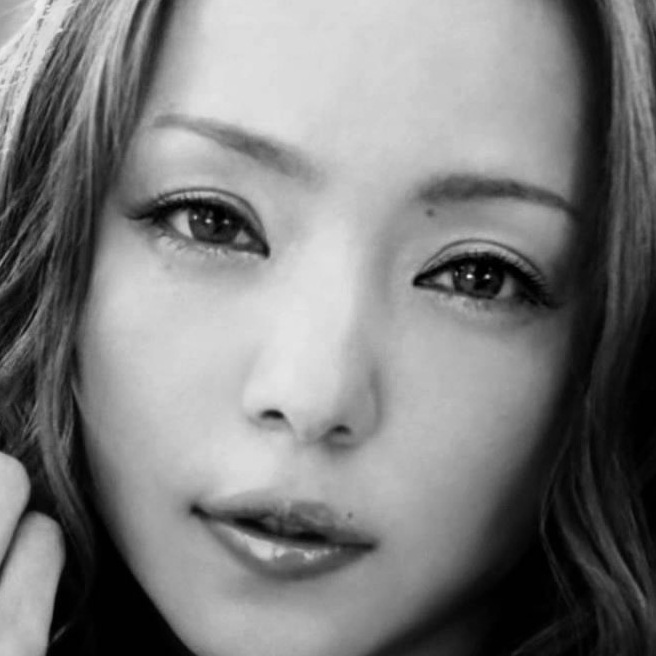
#> input picture images/namie-amuro/face_01.jpg, 656 x 656 px, given in place of 01.jpg, which was not available
$ python comparison.py   (Python 2 division)   (older library calls are emulated)
#> lines starting #> are read from the running program, lines starting #| are printed output that depends on the picture; pictures that were not available may be replaced by others from this repository, and a replacement may not be noted
# -*- coding:utf-8 -*-
import numpy
import cv2
def calc(detector_name, extractor_name, matcher_name, face_image):

    # キーポイントの検出
    detector = cv2.FeatureDetector_create(detector_name)
    keypoints1 = detector.detect(face_image)
    # 画像データの特徴量
    descripter = cv2.DescriptorExtractor_create(extractor_name)
    k1,d1 = descripter.compute(face_image, keypoints1)
    # matcher準備
    matcher = cv2.DescriptorMatcher_create(matcher_name)

    min_dist = 100000

    # テスト画像読み込み
    for i in xrange(1, 12):

        # 画像はグレースケール変換済
        test_file = "./images/namie-amuro/face_%02d.jpg" % i
        test_image = cv2.imread(test_file)

        #print test_file

        # キーポイントの検出
        keypoints2 = detector.detect(test_image)
        #print len(keypoints2)
        k2,d2 = descripter.compute(test_image, keypoints2)
        # キーの一致度合いを調べる
        try:
            matches = matcher.match(d1, d2)
        except:
            continue
        #print '#matches:', len(matches)
        dist = [m.distance for m in matches]

        if len(dist) == 0:
            continue

        min_dist = min(min(dist), min_dist)

    return min_dist

cascade_path = '/usr/local/share/OpenCV/haarcascades/haarcascade_frontalface_alt.xml'
for i in xrange(1, 13):
    filename = './images/pics/%02d.jpg' % i
    #ファイル読み込み
    image = cv2.imread(filename)
#> image is the input picture: shape (656, 656, 3); min 0, max 248, mean 124.6
    #グレースケール変換
    image_gray = cv2.cvtColor(image, cv2.cv.CV_BGR2GRAY)
    #カスケード分類器の特徴量を取得する
    cascade = cv2.CascadeClassifier(cascade_path)
    #物体認識（顔認識）の実行
    facerect = cascade.detectMultiScale(
                    image_gray, scaleFactor=1.1, minNeighbors=1, minSize=(1, 1))
#> facerect = [[31, 34, 584, 584]]
    if len(facerect) <= 0:
        print u'not found!'
    # 適当に一番大きそうな画像を探す
    rect = facerect[0]
#> rect = [31, 34, 584, 584]
    for r in facerect:
        if rect[2] < r[2]:
            rect = r
#> this loop made 1 pass

    x = rect[0]
#> x = 31
    y = rect[1]
#> y = 34
    w = rect[2]
#> w = 584
    h = rect[3]
#> h = 584
    # img[y: y + h, x: x + w]
    face_image = image_gray[y:y+h, x:x+w]
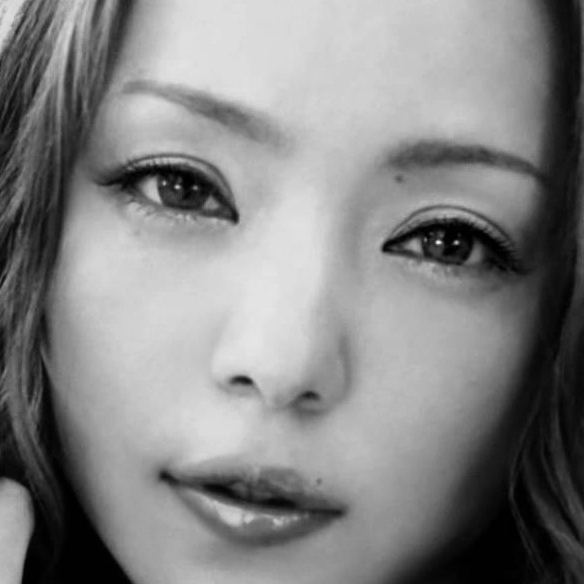
#> face_image: shape (584, 584); min 0, max 248, mean 131.9
    cv2.imwrite("detected_" + filename, face_image)
    resutl = calc('Dense', 'BRISK', 'BruteForce-Hamming', face_image)
#> (the run stopped early here; a loop or call above may not have finished)

$ run again, on images/namie-amuro/face_05.jpg
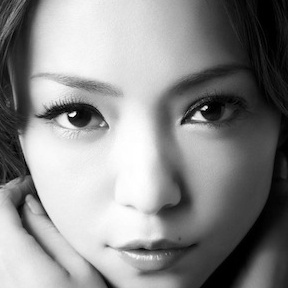
#> input picture images/namie-amuro/face_05.jpg, 288 x 288 px, given in place of 01.jpg, which was not available
#> image is the input picture: shape (288, 288, 3); min 0, max 255, mean 139.1
#> facerect = [[6, 9, 266, 266]]
#> rect = [6, 9, 266, 266]
#> the loop `for r in facerect:` made 1 pass
#> x = 6
#> y = 9
#> w = 266
#> `face_image = image_gray[y:y+h, x:x+w]`:
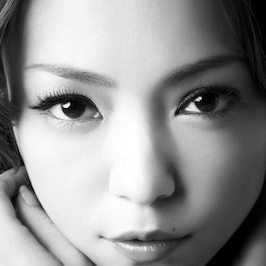
#> face_image: shape (266, 266); min 0, max 255, mean 147.6

$ run again, on images/namie-amuro/face_06.jpg
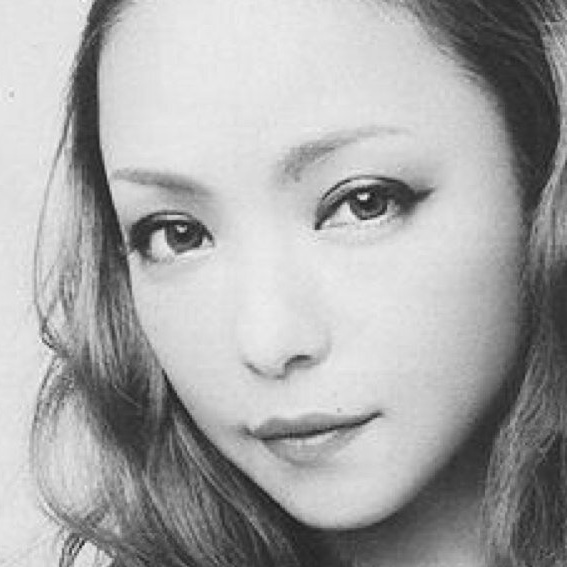
#> input picture images/namie-amuro/face_06.jpg, 567 x 567 px, given in place of 01.jpg, which was not available
#> image is the input picture: shape (567, 567, 3); min 21, max 255, mean 167.4
#> facerect = [[29, 29, 489, 489]]
#> rect = [29, 29, 489, 489]
#> the loop `for r in facerect:` made 1 pass
#> x = 29
#> w = 489
#> `face_image = image_gray[y:y+h, x:x+w]`:
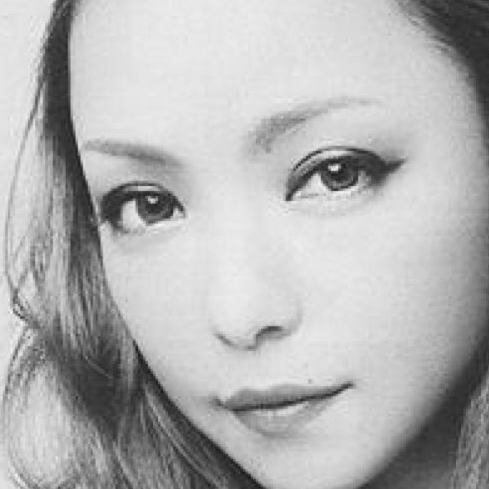
#> face_image: shape (489, 489); min 21, max 253, mean 178.5

$ run again, on images/namie-amuro/face_07.jpg
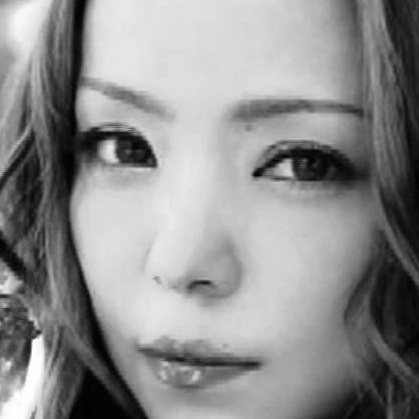
#> input picture images/namie-amuro/face_07.jpg, 419 x 419 px, given in place of 01.jpg, which was not available
#> image is the input picture: shape (419, 419, 3); min 0, max 255, mean 141.5
#> facerect = [[25, 15, 356, 356]]
#> rect = [25, 15, 356, 356]
#> the loop `for r in facerect:` made 1 pass
#> x = 25
#> y = 15
#> w = 356
#> `face_image = image_gray[y:y+h, x:x+w]`:
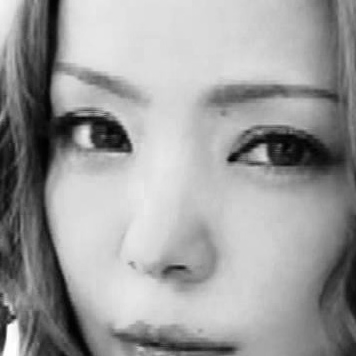
#> face_image: shape (356, 356); min 1, max 255, mean 156.4
